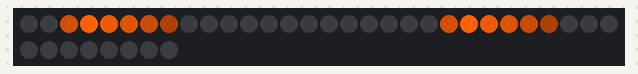
Bench run of a sketch on a simulated Arduino Uno, built with avr-gcc and run on an emulated ATmega328P. Shown: 38 RGB LEDs in strip order, left to right, continuing on the next row.

Above: at 0.13 s.
At 0.78 s:
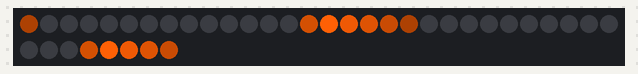
At 1.44 s:
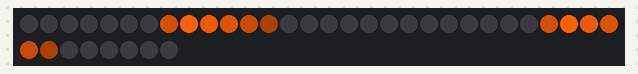

The sketch:

LC_01_Nano.ino
```cpp
// (licence header left out)
#include <Adafruit_NeoPixel.h>
#ifdef __AVR__
#include <avr/power.h>
#endif

//-----------------------------------------------------------------------------
// ANFANG - Benutzereinstellungen
//-----------------------------------------------------------------------------

#define PIN               7   // Pin an welchem die WS2812 angeschlossen sind

#define LEDCOUNT          38  // Summe aller angeschlossenen LEDs
#define COLCOUNT          19  // Anzahl der Spalten (LEDs welche gleichzeitig angesteuert werden)

#define DIMCOLSBEFORE     2   // Anzahl der Spalten welche vor der Position gedimmt werden (Wert muss > 0 sein)
#define DIMCOLSAFTER      5   // Anzahl der Spalten welche nach der Position gedimmt werden (Wert muss > 0 sein)

bool ColMode = false;         // Spaltenmodus aktivieren, hierbei sind die Einzelnen Strips in Spalten angeordnet.
int Rpm = 60;                 // "Umdrehungen" je Minute

//-----------------------------------------------------------------------------
// ENDE - Benutzereinstellungen
//-----------------------------------------------------------------------------

Adafruit_NeoPixel pixels = Adafruit_NeoPixel(LEDCOUNT, PIN, NEO_GRB + NEO_KHZ800);

int colDelay = 10;
uint8_t rowPixels = 1;
uint32_t defaultColor = 0;
float dimFactorBefore = 0;
float dimFactorAfter = 0;


void setup()
{
  rowPixels = LEDCOUNT / COLCOUNT;
  dimFactorBefore = 100.0 / DIMCOLSBEFORE ;
  dimFactorAfter = 100.0 / DIMCOLSAFTER;
  colDelay = 60000.0 / ((float)Rpm * COLCOUNT);

  defaultColor = pixels.Color(0xFF,0x60,0x05); //gelb
  //defaultColor = pixels.Color(0x00,0x00,0xFF); //blau

  pixels.begin();

  clearAll();
}


void loop()
{
  for (int i = 0; i < COLCOUNT; i++)
  {
    for (int z = 0; z < DIMCOLSBEFORE; z++)
    {
      setColColor(i + z, dimColor(defaultColor, (uint8_t)(z * dimFactorBefore)));
    }

    for (int z = 0; z < DIMCOLSAFTER; z++)
    {
      setColColor(DIMCOLSBEFORE + i + z, dimColor(defaultColor, (uint8_t)(100 - z * dimFactorAfter)));
    }
    pixels.show();
    delay(colDelay);
  }
}


void setColColor(uint8_t col, uint32_t color)
{
  //Künstlicher Overflow per Modulo  0 .. (COLPIXELS - 1)
  uint8_t realCol = col % COLCOUNT;

  if (ColMode)
  {
    uint8_t firstPixel = realCol * rowPixels;

    for (int i = 0; i < rowPixels; i++)
    {
      pixels.setPixelColor(firstPixel + i, color);
    }
  }
  else
  {
    for (int i = 0; i < rowPixels; i++)
    {
      pixels.setPixelColor(realCol + (i * COLCOUNT), color);
    }
  }
}


// brightness: 0 .. 100 (dark .. bright)
uint32_t dimColor(uint32_t color, uint8_t brightness)
{
  float scale = brightness / 100.0;
  return ((uint32_t)((color&0xFF0000)*scale)&0xFF0000) + ((uint32_t)((color&0x00FF00)*scale)&0x00FF00) + ((uint32_t)((color&0x0000FF)*scale)&0x0000FF);
}


void clearAll()
{
  for( int i = 0; i < LEDCOUNT; i++)
  {
    pixels.setPixelColor(i, 0x000000);
    pixels.show();
  }
}
```

Measured:
- by itself, everything shown: repeats every 1.0 s, in 19 steps
